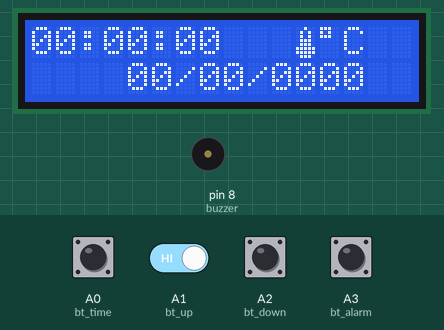
This sketch was run on a simulated Arduino Uno, built with avr-gcc and run on an emulated ATmega328P. Shown: 16×2 character LCD, buzzer (waves = sounding, pin HIGH). The inputs (shaded band) are chosen by the test bench; at power-on: A0 (bt_time), A1 (bt_up), A2 (bt_down), A3 (bt_alarm) HIGH. EEPROM starts erased.

Above: at 3.2 s.
3.3 s: A3 (bt_alarm) pulled LOW for 0.15 s
At 3.38 s:
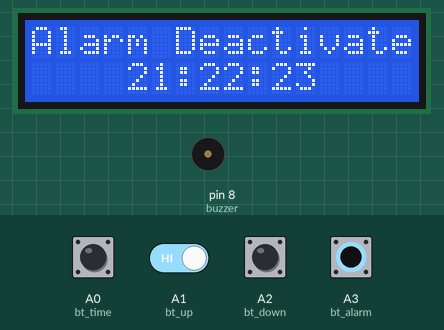
5.1 s: A0 (bt_time) pulled LOW for 0.15 s
At 5.8 s:
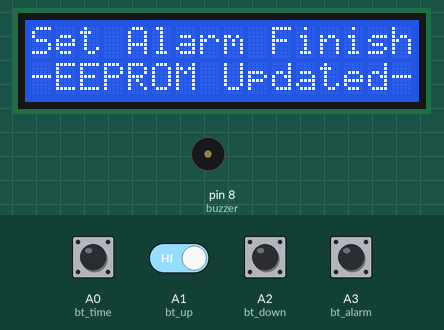
8.2 s: A0 (bt_time) pulled LOW for 1 s
At 8.36 s:
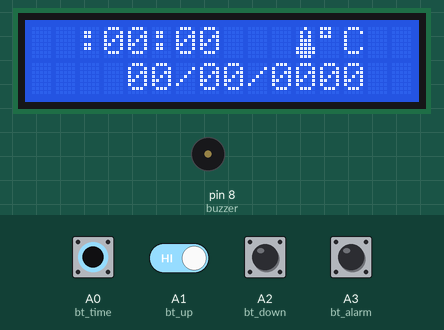
10.7 s: A3 (bt_alarm) pulled LOW for 1 s
At 11.6 s:
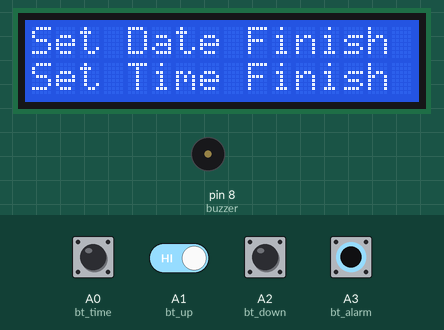
13.6 s: A1 (bt_up) driven LOW and A3 (bt_alarm) driven LOW
At 13.8 s:
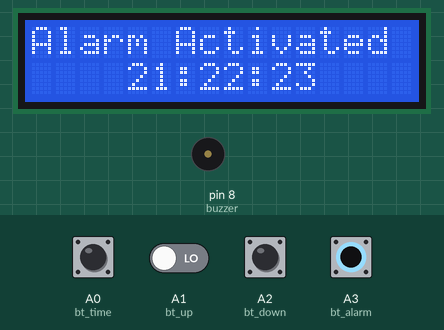

The sketch:

clock.ino
```cpp
#include <Wire.h>  // i2C Conection Library
#include <LiquidCrystal.h> //Libraries
#include <EEPROM.h>

LiquidCrystal lcd(2, 3, 4, 5, 6, 7); //Arduino pins to lcd

#define bt_time   A0
#define bt_up     A1
#define bt_down   A2
#define bt_alarm  A3

#define buzzer 8


int hh = 0, mm = 0, ss = 0, dd = 0, bb = 0, set_day;
int yy = 0;
String Day = "  ";

int AlarmHH  = 21, AlarmMM  = 22, AlarmSS  = 23, setMode = 0, setAlarm = 0, alarmMode=0;

int stop =0, mode=0, flag=0;

//Eeprom Store Variable
uint8_t HH;
uint8_t MM;

 byte bell_symbol[8] = {
        B00100,
        B01110,
        B01110,
        B01110,
        B01110,
        B11111,
        B01000,
        B00100};
byte thermometer_symbol[8] = {
        B00100,
        B01010,
        B01010,
        B01110,
        B01110,
        B11111,
        B11111,
        B01110};


void setup(){
// Setup Serial connection
  Serial.begin(9600);


 pinMode(bt_time,  INPUT_PULLUP);
 pinMode(bt_up,    INPUT_PULLUP);
 pinMode(bt_down,  INPUT_PULLUP);
 pinMode(bt_alarm, INPUT_PULLUP);

 pinMode(buzzer, OUTPUT);

  lcd.createChar(1, thermometer_symbol);
  lcd.createChar(2, bell_symbol);

  lcd.begin(16, 2); // Configura lcd numero columnas y filas
  lcd.setCursor(0,0);  //Show "TIME" on the LCD

  lcd.setCursor (0,0);
  lcd.print(" Real Time Clock ");
  lcd.setCursor (0,1);
  lcd.print("   With Alarm ");
  delay (2000);
  lcd.clear();

stop=EEPROM.read(50);
if(stop==0){
}else{WriteEeprom ();}

EEPROM.write(50,0);

ReadEeprom();
//Set RTC Untuk Pertama kali
//rtc.setDOW(2);     // Set Day-of-Week to SUNDAY
//rtc.setTime (00, 9, 50);
//rtc.setDate(12, 11, 2017);
}

void loop(){


if (setMode == 0){
}

  if(setAlarm==0){
  lcd.setCursor(0,0);
  lcd.print((hh/10)%10);
  lcd.print(hh % 10);
  lcd.print(":");
  lcd.print((mm/10)%10);
  lcd.print(mm % 10);
  lcd.print(":");
  lcd.print((ss/10)%10);
  lcd.print(ss % 10);
  lcd.print(" ");
  if(mode==1){lcd.write(2);}
  else{lcd.print(" ");}
  lcd.print(" ");
  lcd.write(1);
  lcd.write(223);
  lcd.print("C");
  lcd.print("  ");

  lcd.setCursor(1,1);
  lcd.print(Day);
  lcd.print(" ");
  lcd.print((dd/10)%10);
  lcd.print(dd % 10);
  lcd.print("/");
  lcd.print((bb/10)%10);
  lcd.print(bb % 10);
  lcd.print("/");
  lcd.print((yy/1000)%10);
  lcd.print((yy/100)%10);
  lcd.print((yy/10)%10);
  lcd.print(yy % 10);
  }


setupClock();
setTimer();
delay (100);
blinking();

//Alarm
if (alarmMode==1 && mode==1 && hh==AlarmHH && mm==AlarmMM && ss>=AlarmSS) {
digitalWrite(buzzer, HIGH);
delay (300);
digitalWrite(buzzer, LOW);
}else{digitalWrite(buzzer, LOW);}


delay (100);
}

void blinking (){
//BLINKING SCREEN
if (setAlarm <2 && setMode == 1){lcd.setCursor(0,0);  lcd.print("  ");}
if (setAlarm <2 && setMode == 2){lcd.setCursor(3,0);  lcd.print("  ");}
if (setAlarm <2 && setMode == 3){lcd.setCursor(6,0);  lcd.print("  ");}
if (setAlarm <2 && setMode == 4){lcd.setCursor(1,1);  lcd.print("   ");}
if (setAlarm <2 && setMode == 5){lcd.setCursor(5,1);  lcd.print("  ");}
if (setAlarm <2 && setMode == 6){lcd.setCursor(8,1);  lcd.print("  ");}
if (setAlarm <2 && setMode == 7){lcd.setCursor(11,1); lcd.print("    "); }
//Alarm
if (setMode == 0 && setAlarm == 1){lcd.setCursor(6,0); lcd.print("           "); }
if (setMode == 0 && setAlarm == 2){lcd.setCursor(4,1); lcd.print("  "); }
if (setMode == 0 && setAlarm == 3){lcd.setCursor(7,1); lcd.print("  "); }
if (setMode == 0 && setAlarm == 4){lcd.setCursor(10,1);lcd.print("  "); }
}

//Seting Jam ,Tanggal,Alarm/Timer
void setupClock (void) {

    if (setMode == 8){
    lcd.setCursor (0,0);
    lcd.print (F("Set Date Finish "));
    lcd.setCursor (0,1);
    lcd.print (F("Set Time Finish "));
    delay (1000);


    lcd.clear();
    setMode = 0;
    }

    if (setAlarm == 5){
    lcd.setCursor (0,0);
    lcd.print (F("Set Alarm Finish"));
    lcd.setCursor (0,1);
    lcd.print (F("-EEPROM Updated-"));
    WriteEeprom();
    delay (2000);
    lcd.clear();
    setAlarm=0;
    alarmMode=1;
    }

 if (setAlarm >0){ alarmMode=0;}

 if(digitalRead (bt_time) == 0 && flag==0) {flag=1;
 if(setAlarm>0){setAlarm=5;}
 else{setMode = setMode+1;}
 }

 if(digitalRead (bt_alarm) == 0 && flag==0){flag=1;
 if(setMode>0){setMode=8;}
  else{setAlarm = setAlarm+1;}
  lcd.clear();}

if(digitalRead (bt_time) == 1 && digitalRead (bt_alarm) == 1){flag=0;}

 if(digitalRead (bt_up) == 0){
            if (setAlarm<2 && setMode==1)hh=hh+1;
            if (setAlarm<2 && setMode==2)mm=mm+1;
            if (setAlarm<2 && setMode==3)ss=ss+1;
            if (setAlarm<2 && setMode==4)set_day=set_day+1;
            if (setAlarm<2 && setMode==5)dd=dd+1;
            if (setAlarm<2 && setMode==6)bb=bb+1;
            if (setAlarm<2 && setMode==7)yy=yy+1;
            //Alarm
            if (setMode==0 && setAlarm==1)mode=1;
            if (setMode==0 && setAlarm==2 && AlarmHH<23)AlarmHH=AlarmHH+1;
            if (setMode==0 && setAlarm==3 && AlarmMM<59)AlarmMM=AlarmMM+1;
            if (setMode==0 && setAlarm==4 && AlarmSS<59)AlarmSS=AlarmSS+1;

if(hh>23)hh=0;
if(mm>59)mm=0;
if(ss>59)ss=0;
if(set_day>7)set_day=0;
if(dd>31)dd=0;
if(bb>12)bb=0;
if(yy>2030)yy=2000;

 }

if(digitalRead (bt_down) == 0){
            if (setAlarm<2 && setMode==1)hh=hh-1;
            if (setAlarm<2 && setMode==2)mm=mm-1;
            if (setAlarm<2 && setMode==3)ss=ss-1;
            if (setAlarm<2 && setMode==4)set_day=set_day-1;
            if (setAlarm<2 && setMode==5)dd=dd-1;
            if (setAlarm<2 && setMode==6)bb=bb-1;
            if (setAlarm<2 && setMode==7)yy=yy-1;
            //Alarm
            if (setMode==0 && setAlarm==1 )mode=0;
            if (setMode==0 && setAlarm==2 && AlarmHH>0)AlarmHH=AlarmHH-1;
            if (setMode==0 && setAlarm==3 && AlarmMM>0)AlarmMM=AlarmMM-1;
            if (setMode==0 && setAlarm==4 && AlarmSS>0)AlarmSS=AlarmSS-1;
if(hh<0)hh=23;
if(mm<0)mm=59;
if(ss<0)ss=59;
if(set_day<0)set_day=7;
if(dd<0)dd=31;
if(bb<0)bb=12;
if(yy<0)yy=2030;
 }

}

void setTimer (){
  //Alarm
 if (setMode == 0 && setAlarm >0){
  lcd.setCursor (0,0);
  lcd.print("Alarm ");
 if(mode==0){lcd.print("Deactivate");}
        else{lcd.print("Activated ");}

  lcd.setCursor (4,1);
  lcd.print((AlarmHH/10)%10);
  lcd.print(AlarmHH % 10);
  lcd.print(":");
  lcd.print((AlarmMM/10)%10);
  lcd.print(AlarmMM % 10);
  lcd.print(":");
  lcd.print((AlarmSS/10)%10);
  lcd.print(AlarmSS % 10);
 }
}

void ReadEeprom () {
  AlarmHH=EEPROM.read(1);
  AlarmMM=EEPROM.read(2);
  AlarmSS=EEPROM.read(3);

  mode=EEPROM.read(4);
}

void WriteEeprom () {
  EEPROM.write(1,AlarmHH);
  EEPROM.write(2,AlarmMM);
  EEPROM.write(3,AlarmSS);

  EEPROM.write(4,mode);
}
```

Measured:
- after the input at 3.3 s, the display: changes at once (image 1)
- after the input at 8.2 s, the display: changes after 0.12 s (image 3)
- after the input at 10.7 s, the display: first differs from a run without the input after 0.19 s (image 4 shows a later state)
- after the input at 13.6 s, the display: changes after 0.15 s (image 5)
- what the display in image 2 shows lasts 2.0 s, from 5.4 s to 7.4 s
